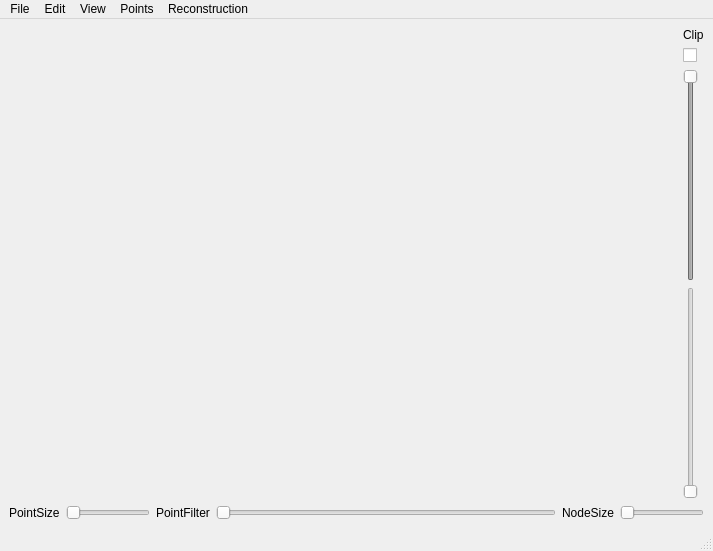
<?xml version="1.0" encoding="UTF-8"?>
<ui version="4.0">
 <class>MainWindow</class>
 <widget class="QMainWindow" name="MainWindow">
  <property name="geometry">
   <rect>
    <x>0</x>
    <y>0</y>
    <width>713</width>
    <height>551</height>
   </rect>
  </property>
  <property name="windowTitle">
   <string>Plantscan3D</string>
  </property>
  <widget class="QWidget" name="centralwidget">
   <layout class="QGridLayout" name="gridLayout">
    <item row="0" column="0" rowspan="4" colspan="6">
     <widget class="GLMTGEditor" name="mtgeditor" native="true"/>
    </item>
    <item row="0" column="6">
     <widget class="QLabel" name="label_3">
      <property name="text">
       <string>Clip</string>
      </property>
     </widget>
    </item>
    <item row="1" column="6">
     <widget class="QCheckBox" name="visibilityEnabled">
      <property name="text">
       <string/>
      </property>
      <property name="checked">
       <bool>false</bool>
      </property>
     </widget>
    </item>
    <item row="2" column="6">
     <widget class="QSlider" name="backVisibilitySlider">
      <property name="enabled">
       <bool>false</bool>
      </property>
      <property name="layoutDirection">
       <enum>Qt::LeftToRight</enum>
      </property>
      <property name="maximum">
       <number>100</number>
      </property>
      <property name="value">
       <number>100</number>
      </property>
      <property name="invertedControls">
       <bool>true</bool>
      </property>
     </widget>
    </item>
    <item row="3" column="6">
     <widget class="QSlider" name="frontVisibilitySlider">
      <property name="enabled">
       <bool>false</bool>
      </property>
      <property name="orientation">
       <enum>Qt::Vertical</enum>
      </property>
     </widget>
    </item>
    <item row="4" column="0">
     <widget class="QLabel" name="label">
      <property name="text">
       <string>PointSize</string>
      </property>
     </widget>
    </item>
    <item row="4" column="1">
     <widget class="QSlider" name="pointSizeSlider">
      <property name="minimum">
       <number>1</number>
      </property>
      <property name="maximum">
       <number>10</number>
      </property>
      <property name="orientation">
       <enum>Qt::Horizontal</enum>
      </property>
     </widget>
    </item>
    <item row="4" column="2">
     <widget class="QLabel" name="label_2">
      <property name="text">
       <string>PointFilter</string>
      </property>
     </widget>
    </item>
    <item row="4" column="3">
     <widget class="QSlider" name="pointFilterSlider">
      <property name="sizePolicy">
       <sizepolicy hsizetype="Expanding" vsizetype="Fixed">
        <horstretch>4</horstretch>
        <verstretch>0</verstretch>
       </sizepolicy>
      </property>
      <property name="maximum">
       <number>1000</number>
      </property>
      <property name="orientation">
       <enum>Qt::Horizontal</enum>
      </property>
     </widget>
    </item>
    <item row="4" column="4">
     <widget class="QLabel" name="label_4">
      <property name="text">
       <string>NodeSize</string>
      </property>
     </widget>
    </item>
    <item row="4" column="5" colspan="2">
     <widget class="QSlider" name="nodeSizeSlider">
      <property name="minimum">
       <number>1</number>
      </property>
      <property name="maximum">
       <number>10</number>
      </property>
      <property name="orientation">
       <enum>Qt::Horizontal</enum>
      </property>
     </widget>
    </item>
   </layout>
  </widget>
  <widget class="QMenuBar" name="menubar">
   <property name="geometry">
    <rect>
     <x>0</x>
     <y>0</y>
     <width>713</width>
     <height>22</height>
    </rect>
   </property>
   <widget class="QMenu" name="menuFile">
    <property name="title">
     <string>File</string>
    </property>
    <widget class="QMenu" name="menuExport_MTG">
     <property name="title">
      <string>Export MTG</string>
     </property>
     <addaction name="actionExportNodeList"/>
    </widget>
    <widget class="QMenu" name="menuExport_View">
     <property name="title">
      <string>Export View</string>
     </property>
     <addaction name="actionExportGeom"/>
     <addaction name="actionSaveSnapshot"/>
    </widget>
    <widget class="QMenu" name="menuLoad">
     <property name="title">
      <string>Load</string>
     </property>
     <addaction name="actionPuu1"/>
     <addaction name="actionPuu3"/>
     <addaction name="actionCherry"/>
     <addaction name="actionArabido"/>
     <addaction name="actionAppleTree"/>
    </widget>
    <widget class="QMenu" name="menuRecents">
     <property name="title">
      <string>Recents</string>
     </property>
    </widget>
    <addaction name="actionOpen_Project"/>
    <addaction name="actionSave_Project"/>
    <addaction name="separator"/>
    <addaction name="actionOpenMTG"/>
    <addaction name="actionSave"/>
    <addaction name="actionSaveMTG"/>
    <addaction name="separator"/>
    <addaction name="actionImportPoints"/>
    <addaction name="actionExportPoints"/>
    <addaction name="separator"/>
    <addaction name="actionImportMTG"/>
    <addaction name="menuExport_MTG"/>
    <addaction name="separator"/>
    <addaction name="menuExport_View"/>
    <addaction name="separator"/>
    <addaction name="menuRecents"/>
    <addaction name="menuLoad"/>
    <addaction name="separator"/>
    <addaction name="actionExit"/>
   </widget>
   <widget class="QMenu" name="menuView">
    <property name="title">
     <string>View</string>
    </property>
    <widget class="QMenu" name="menuTheme">
     <property name="title">
      <string>Theme</string>
     </property>
     <addaction name="actionWhiteTheme"/>
     <addaction name="actionBlackTheme"/>
    </widget>
    <addaction name="actionViewPoints"/>
    <addaction name="actionViewPointAttributes"/>
    <addaction name="separator"/>
    <addaction name="actionViewMTG"/>
    <addaction name="actionViewControlPoints"/>
    <addaction name="actionViewRadius"/>
    <addaction name="separator"/>
    <addaction name="actionView3DModel"/>
    <addaction name="separator"/>
    <addaction name="actionRefreshView"/>
    <addaction name="separator"/>
    <addaction name="actionAdjustView"/>
    <addaction name="menuTheme"/>
   </widget>
   <widget class="QMenu" name="menuReconstruction">
    <property name="title">
     <string>Reconstruction</string>
    </property>
    <widget class="QMenu" name="menuRadius">
     <property name="title">
      <string>Radius</string>
     </property>
     <addaction name="actionComputeMaxRadius"/>
     <addaction name="actionComputeMeanRadius"/>
     <addaction name="separator"/>
     <addaction name="actionSmoothRadius"/>
     <addaction name="actionThresholdRadius"/>
     <addaction name="separator"/>
     <addaction name="actionPipeModel"/>
     <addaction name="actionPipeModelAverageDistance"/>
    </widget>
    <widget class="QMenu" name="menuAdd_Root">
     <property name="title">
      <string>Add Root</string>
     </property>
     <addaction name="actionRootBottom"/>
     <addaction name="actionRootTop"/>
    </widget>
    <widget class="QMenu" name="menuSkeletization">
     <property name="title">
      <string>Skeletization</string>
     </property>
     <addaction name="actionXuReconstruction"/>
     <addaction name="actionGraphColonization"/>
     <addaction name="actionLivnyReconstruction"/>
     <addaction name="actionScaReconstruction"/>
     <addaction name="actionAdaptiveScaReconstruction"/>
    </widget>
    <widget class="QMenu" name="menuMultiScale">
     <property name="title">
      <string>Multi Scale</string>
     </property>
     <addaction name="actionEditScale"/>
     <addaction name="actionCommitScale"/>
    </widget>
    <widget class="QMenu" name="menuSkeleton">
     <property name="enabled">
      <bool>true</bool>
     </property>
     <property name="title">
      <string>Skeleton</string>
     </property>
     <addaction name="actionSmoothPosition"/>
     <addaction name="actionCheckMTG"/>
    </widget>
    <addaction name="menuAdd_Root"/>
    <addaction name="separator"/>
    <addaction name="menuSkeletization"/>
    <addaction name="separator"/>
    <addaction name="menuSkeleton"/>
    <addaction name="separator"/>
    <addaction name="menuRadius"/>
    <addaction name="separator"/>
    <addaction name="action3DRepresentation"/>
    <addaction name="separator"/>
    <addaction name="menuMultiScale"/>
    <addaction name="separator"/>
    <addaction name="actionTagProperty"/>
    <addaction name="separator"/>
    <addaction name="actionAngleEstimation"/>
    <addaction name="separator"/>
   </widget>
   <widget class="QMenu" name="menuEdit">
    <property name="title">
     <string>Edit</string>
    </property>
    <addaction name="actionUndo"/>
    <addaction name="actionRedo"/>
    <addaction name="separator"/>
    <addaction name="actionRevolveAroundScene"/>
    <addaction name="actionShowAll"/>
   </widget>
   <widget class="QMenu" name="menuPoints">
    <property name="title">
     <string>Points</string>
    </property>
    <widget class="QMenu" name="menuContraction">
     <property name="title">
      <string>Contraction</string>
     </property>
     <addaction name="actionEuclidianContraction"/>
     <addaction name="actionLaplacianContraction"/>
     <addaction name="actionRiemannianContraction"/>
     <addaction name="actionAdaptiveRadialContraction"/>
     <addaction name="actionPathBasedContraction"/>
     <addaction name="actionROSAContraction"/>
    </widget>
    <widget class="QMenu" name="menuAlign">
     <property name="title">
      <string>Align</string>
     </property>
     <addaction name="actionAlignGlobal"/>
     <addaction name="separator"/>
     <addaction name="actionScaleAndCenter"/>
     <addaction name="separator"/>
     <addaction name="actionAlignOptimizeAll"/>
     <addaction name="actionAlignOptimizeOrientation"/>
     <addaction name="actionAlignOptimizePosition"/>
    </widget>
    <widget class="QMenu" name="menuDensity">
     <property name="title">
      <string>Density</string>
     </property>
     <addaction name="actionKDensity"/>
     <addaction name="actionRDensity"/>
     <addaction name="actionRDensity_MT"/>
     <addaction name="separator"/>
     <addaction name="actionDensityHistogram"/>
    </widget>
    <widget class="QMenu" name="menuFilter">
     <property name="title">
      <string>Filter</string>
     </property>
     <addaction name="actionFilterMinDensity"/>
     <addaction name="actionFilterMaxDensity"/>
    </widget>
    <widget class="QMenu" name="menuDirections">
     <property name="title">
      <string>Directions</string>
     </property>
     <addaction name="actionPointDirections"/>
     <addaction name="actionAverageDirections"/>
    </widget>
    <addaction name="actionReorient"/>
    <addaction name="actionSortZ"/>
    <addaction name="separator"/>
    <addaction name="actionSubSampling"/>
    <addaction name="separator"/>
    <addaction name="menuDensity"/>
    <addaction name="separator"/>
    <addaction name="menuDirections"/>
    <addaction name="separator"/>
    <addaction name="actionPointNormals"/>
    <addaction name="separator"/>
    <addaction name="menuFilter"/>
    <addaction name="separator"/>
    <addaction name="menuContraction"/>
    <addaction name="separator"/>
    <addaction name="menuAlign"/>
    <addaction name="separator"/>
    <addaction name="actionPointClusters"/>
   </widget>
   <addaction name="menuFile"/>
   <addaction name="menuEdit"/>
   <addaction name="menuView"/>
   <addaction name="menuPoints"/>
   <addaction name="menuReconstruction"/>
  </widget>
  <widget class="QStatusBar" name="statusbar"/>
  <action name="actionNodesInfo">
   <property name="text">
    <string>Import Debug Info</string>
   </property>
  </action>
  <action name="actionImportPoints">
   <property name="text">
    <string>Import Points</string>
   </property>
   <property name="shortcut">
    <string>Ctrl+P</string>
   </property>
  </action>
  <action name="actionOpenMTG">
   <property name="text">
    <string>Open MTG</string>
   </property>
   <property name="shortcut">
    <string>Ctrl+O</string>
   </property>
  </action>
  <action name="actionSaveMTG">
   <property name="text">
    <string>Save MTG as</string>
   </property>
  </action>
  <action name="actionExit">
   <property name="text">
    <string>Exit</string>
   </property>
  </action>
  <action name="actionViewMTG">
   <property name="checkable">
    <bool>true</bool>
   </property>
   <property name="text">
    <string>MTG</string>
   </property>
  </action>
  <action name="actionViewPoints">
   <property name="checkable">
    <bool>true</bool>
   </property>
   <property name="text">
    <string>Points</string>
   </property>
  </action>
  <action name="actionAdjustView">
   <property name="text">
    <string>Adjust View</string>
   </property>
  </action>
  <action name="actionViewControlPoints">
   <property name="checkable">
    <bool>true</bool>
   </property>
   <property name="text">
    <string>Control Points</string>
   </property>
  </action>
  <action name="actionRefreshView">
   <property name="text">
    <string>Refresh View</string>
   </property>
  </action>
  <action name="actionContract">
   <property name="enabled">
    <bool>false</bool>
   </property>
   <property name="text">
    <string>Preuksakarn et al.</string>
   </property>
  </action>
  <action name="actionAdaptiveScaReconstruction">
   <property name="enabled">
    <bool>true</bool>
   </property>
   <property name="text">
    <string>Adaptive Space Colonization</string>
   </property>
  </action>
  <action name="actionExportGeom">
   <property name="text">
    <string>As PlantGL file</string>
   </property>
  </action>
  <action name="actionViewContractedPoints">
   <property name="checkable">
    <bool>true</bool>
   </property>
   <property name="text">
    <string>Contracted Points</string>
   </property>
  </action>
  <action name="actionImportContractedPoints">
   <property name="enabled">
    <bool>false</bool>
   </property>
   <property name="text">
    <string>Import Contracted Points</string>
   </property>
  </action>
  <action name="actionExportContractedPoints">
   <property name="enabled">
    <bool>false</bool>
   </property>
   <property name="text">
    <string>Export Contracted Points</string>
   </property>
  </action>
  <action name="actionView3DModel">
   <property name="checkable">
    <bool>true</bool>
   </property>
   <property name="text">
    <string>3D Model</string>
   </property>
  </action>
  <action name="actionComputeMaxRadius">
   <property name="text">
    <string>Estimate Max</string>
   </property>
  </action>
  <action name="actionSmoothRadius">
   <property name="enabled">
    <bool>true</bool>
   </property>
   <property name="text">
    <string>Smooth</string>
   </property>
  </action>
  <action name="actionThresholdRadius">
   <property name="enabled">
    <bool>true</bool>
   </property>
   <property name="text">
    <string>Filtering</string>
   </property>
  </action>
  <action name="actionCheckMTG">
   <property name="text">
    <string>Check Validity</string>
   </property>
  </action>
  <action name="actionExportNodeList">
   <property name="text">
    <string>As Node List</string>
   </property>
  </action>
  <action name="actionUndo">
   <property name="enabled">
    <bool>false</bool>
   </property>
   <property name="text">
    <string>Undo</string>
   </property>
   <property name="shortcut">
    <string>Ctrl+Z</string>
   </property>
  </action>
  <action name="actionPuu1">
   <property name="text">
    <string>puu1</string>
   </property>
   <property name="shortcut">
    <string>Ctrl+1</string>
   </property>
  </action>
  <action name="actionPuu3">
   <property name="text">
    <string>puu3</string>
   </property>
   <property name="shortcut">
    <string>Ctrl+3</string>
   </property>
  </action>
  <action name="actionCherry">
   <property name="text">
    <string>cherry</string>
   </property>
   <property name="shortcut">
    <string>Ctrl+9</string>
   </property>
  </action>
  <action name="actionSave">
   <property name="text">
    <string>Save MTG</string>
   </property>
   <property name="shortcut">
    <string>Ctrl+S</string>
   </property>
  </action>
  <action name="actionSaveSnapshot">
   <property name="text">
    <string>As snapshot</string>
   </property>
  </action>
  <action name="actionRevolveAroundScene">
   <property name="text">
    <string>Revolve Around Scene</string>
   </property>
  </action>
  <action name="actionShowAll">
   <property name="text">
    <string>Show All</string>
   </property>
  </action>
  <action name="actionReorient">
   <property name="text">
    <string>Swap Y and Z</string>
   </property>
  </action>
  <action name="actionXuReconstruction">
   <property name="text">
    <string>Xu et al.</string>
   </property>
  </action>
  <action name="actionRootBottom">
   <property name="text">
    <string>Bottom</string>
   </property>
  </action>
  <action name="actionRootTop">
   <property name="text">
    <string>Top</string>
   </property>
  </action>
  <action name="actionSubSampling">
   <property name="text">
    <string>Sub-Sampling</string>
   </property>
  </action>
  <action name="actionTest">
   <property name="text">
    <string>test</string>
   </property>
  </action>
  <action name="actionRedo">
   <property name="enabled">
    <bool>false</bool>
   </property>
   <property name="text">
    <string>Redo</string>
   </property>
   <property name="shortcut">
    <string>Ctrl+Y</string>
   </property>
  </action>
  <action name="actionEuclidianContraction">
   <property name="text">
    <string>Euclidian</string>
   </property>
  </action>
  <action name="actionRiemannianContraction">
   <property name="text">
    <string>Riemannian</string>
   </property>
  </action>
  <action name="actionAngleEstimation">
   <property name="text">
    <string>Angle Estimation</string>
   </property>
  </action>
  <action name="actionAs_nothing">
   <property name="text">
    <string>As nothing</string>
   </property>
  </action>
  <action name="actionAs_picture">
   <property name="text">
    <string>As picture</string>
   </property>
  </action>
  <action name="actionExportPoints">
   <property name="text">
    <string>Export Points</string>
   </property>
  </action>
  <action name="actionOpen_Project">
   <property name="enabled">
    <bool>false</bool>
   </property>
   <property name="text">
    <string>Open Project</string>
   </property>
  </action>
  <action name="actionSave_Project">
   <property name="enabled">
    <bool>false</bool>
   </property>
   <property name="text">
    <string>Save Project</string>
   </property>
  </action>
  <action name="actionArabido">
   <property name="text">
    <string>arabido</string>
   </property>
  </action>
  <action name="actionEditScale">
   <property name="text">
    <string>Scale Edition</string>
   </property>
  </action>
  <action name="actionCommitScale">
   <property name="text">
    <string>Commit Scale</string>
   </property>
  </action>
  <action name="actionTagProperty">
   <property name="text">
    <string>Tag Property</string>
   </property>
  </action>
  <action name="actionAlignGlobal">
   <property name="text">
    <string>Globally</string>
   </property>
  </action>
  <action name="actionAppleTree">
   <property name="text">
    <string>apple tree</string>
   </property>
  </action>
  <action name="actionAlignOptimizeAll">
   <property name="text">
    <string>Optimize All</string>
   </property>
  </action>
  <action name="actionAlignOptimizeOrientation">
   <property name="text">
    <string>Optimize Orientation</string>
   </property>
  </action>
  <action name="actionAlignOptimizeSize">
   <property name="text">
    <string>Optimize Size</string>
   </property>
  </action>
  <action name="actionAlignOptimizePosition">
   <property name="text">
    <string>Optimize Position</string>
   </property>
  </action>
  <action name="actionViewRadius">
   <property name="checkable">
    <bool>true</bool>
   </property>
   <property name="text">
    <string>Radius</string>
   </property>
  </action>
  <action name="actionScale_and_Center">
   <property name="text">
    <string>Scale and Center</string>
   </property>
  </action>
  <action name="actionScaleAndCenter">
   <property name="text">
    <string>Scale and Center</string>
   </property>
  </action>
  <action name="action3DRepresentation">
   <property name="text">
    <string>3D Representation</string>
   </property>
  </action>
  <action name="actionComputeMeanRadius">
   <property name="text">
    <string>Estimate Mean</string>
   </property>
  </action>
  <action name="actionImportMTG">
   <property name="text">
    <string>Import Digit MTG</string>
   </property>
  </action>
  <action name="actionLaplacianContraction">
   <property name="text">
    <string>Laplacian</string>
   </property>
  </action>
  <action name="actionAdaptiveRadialContraction">
   <property name="text">
    <string>Adaptive Radial</string>
   </property>
  </action>
  <action name="actionFilterMinDensity">
   <property name="text">
    <string>Filter Min Density</string>
   </property>
  </action>
  <action name="actionFilterMaxDensity">
   <property name="text">
    <string>Filter Max Density</string>
   </property>
  </action>
  <action name="actionKDensity">
   <property name="text">
    <string>K-Density</string>
   </property>
  </action>
  <action name="actionRDensity">
   <property name="text">
    <string>R-Density</string>
   </property>
  </action>
  <action name="actionLivnyReconstruction">
   <property name="text">
    <string>Livny et al</string>
   </property>
  </action>
  <action name="actionRDensity_MT">
   <property name="text">
    <string>R-Density MT</string>
   </property>
  </action>
  <action name="actionPathBasedContraction">
   <property name="text">
    <string>Path Based (Livny et al)</string>
   </property>
  </action>
  <action name="actionPointNormals">
   <property name="text">
    <string>Normals</string>
   </property>
  </action>
  <action name="actionROSAContraction">
   <property name="text">
    <string>ROSA (Tagliasacchi et al.)</string>
   </property>
  </action>
  <action name="actionViewPointAttributes">
   <property name="checkable">
    <bool>true</bool>
   </property>
   <property name="text">
    <string>Point Attributes</string>
   </property>
  </action>
  <action name="actionSortZ">
   <property name="text">
    <string>Sort Z</string>
   </property>
  </action>
  <action name="actionSmoothPosition">
   <property name="enabled">
    <bool>true</bool>
   </property>
   <property name="text">
    <string>Smooth</string>
   </property>
  </action>
  <action name="actionPipeModelAverageDistance">
   <property name="enabled">
    <bool>true</bool>
   </property>
   <property name="text">
    <string>Pipe Model from Av. Dist</string>
   </property>
  </action>
  <action name="actionPipeModel">
   <property name="enabled">
    <bool>true</bool>
   </property>
   <property name="text">
    <string>Pipe Model</string>
   </property>
  </action>
  <action name="actionDensityHistogram">
   <property name="enabled">
    <bool>true</bool>
   </property>
   <property name="text">
    <string>Histogram</string>
   </property>
  </action>
  <action name="actionPointDirections">
   <property name="text">
    <string>Estimate</string>
   </property>
  </action>
  <action name="actionAverageDirections">
   <property name="enabled">
    <bool>false</bool>
   </property>
   <property name="text">
    <string>Average</string>
   </property>
  </action>
  <action name="actionClearRecents">
   <property name="text">
    <string>Clear</string>
   </property>
  </action>
  <action name="actionGraphColonization">
   <property name="text">
    <string>Adaptive R. Graph Colonization</string>
   </property>
  </action>
  <action name="actionPointClusters">
   <property name="text">
    <string>Clusters</string>
   </property>
  </action>
  <action name="actionWhiteTheme">
   <property name="text">
    <string>White</string>
   </property>
  </action>
  <action name="actionBlackTheme">
   <property name="text">
    <string>Black</string>
   </property>
  </action>
  <action name="actionScaReconstruction">
   <property name="text">
    <string>Space Colonization</string>
   </property>
  </action>
 </widget>
 <customwidgets>
  <customwidget>
   <class>GLMTGEditor</class>
   <extends>QWidget</extends>
   <header>mtgeditorwidget.h</header>
   <container>1</container>
  </customwidget>
 </customwidgets>
 <resources/>
 <connections>
  <connection>
   <sender>visibilityEnabled</sender>
   <signal>toggled(bool)</signal>
   <receiver>frontVisibilitySlider</receiver>
   <slot>setEnabled(bool)</slot>
   <hints>
    <hint type="sourcelabel">
     <x>694</x>
     <y>36</y>
    </hint>
    <hint type="destinationlabel">
     <x>694</x>
     <y>405</y>
    </hint>
   </hints>
  </connection>
  <connection>
   <sender>visibilityEnabled</sender>
   <signal>toggled(bool)</signal>
   <receiver>backVisibilitySlider</receiver>
   <slot>setEnabled(bool)</slot>
   <hints>
    <hint type="sourcelabel">
     <x>694</x>
     <y>36</y>
    </hint>
    <hint type="destinationlabel">
     <x>694</x>
     <y>165</y>
    </hint>
   </hints>
  </connection>
 </connections>
</ui>
